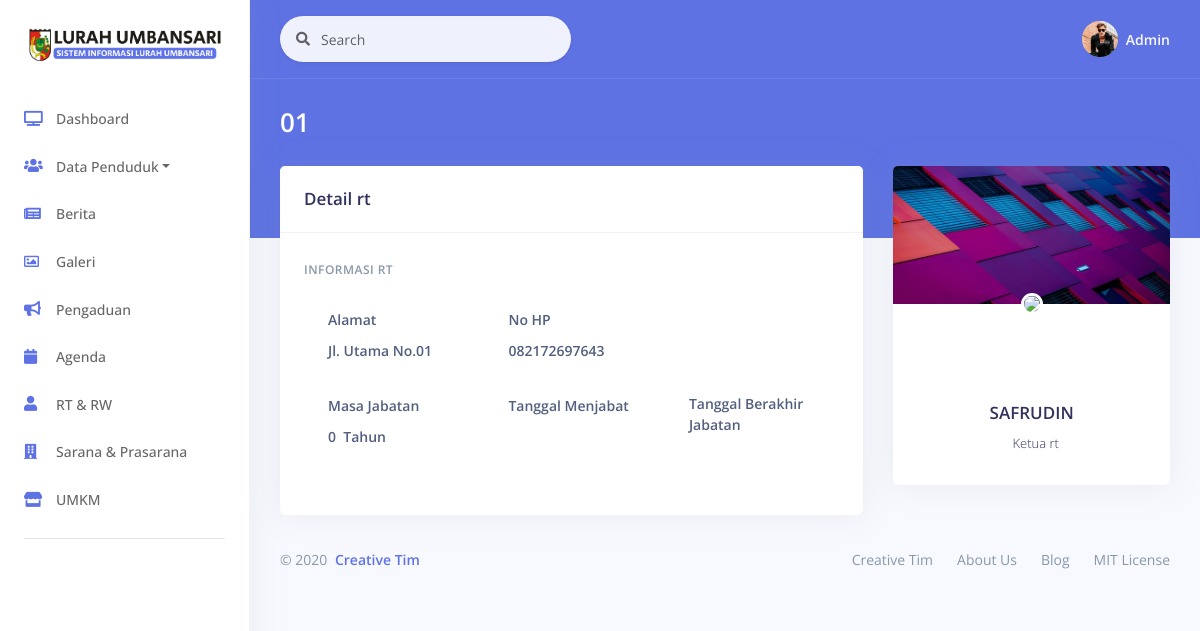
Screenshot of /Rt/detail/1 with the database file from the repository.
### tables this page shows
CREATE TABLE `rt` (
  `rt_id` int(5) NOT NULL,
  `rw_id` int(5) NOT NULL,
  `rt_nama` varchar(50) DEFAULT NULL,
  `no_rt` varchar(50) DEFAULT NULL,
  `alamat` varchar(50) DEFAULT NULL,
  `no_tlp` varchar(50) DEFAULT NULL,
  `rt_foto` varchar(50) DEFAULT 'default.png',
  `tgl_jabat` date DEFAULT NULL,
  `tgl_akhir` date DEFAULT NULL,
  `status` varchar(50) DEFAULT '1'
);

### application/controllers/Rt.php (called while the page is built, shortened)
<?php
class Rt extends CI_Controller
{
    public function __construct()
    {
        $this->load->model('Rt_model');
        $this->load->model('Rw_model');
        $this->load->model('Rt_histori_model');
        $this->load->model('User_model');
    }
    public function detail($rt_id)
    {
        $data['judul'] = "Detail RT";
        $data['rt'] = $this->Rt_model->getById($rt_id);
        $data['rw'] = $this->Rw_model->get();
        $this->load->view("layout/header", $data);
        $this->load->view("data_rtrw/vw_detail_rt", $data);
        $this->load->view("layout/footer", $data);
    }
}

### index.php (called while the page is built, shortened)
<?php
require_once BASEPATH.'core/CodeIgniter.php';

### application/models/Rt_model.php (called while the page is built, shortened)
<?php
class Rt_model extends CI_Model
{
    public function getById($rt_id){
        $this->db->select('rt.*');
        $this->db->from('rt');
        $this->db->where('rt.rt_id', $rt_id);
        $query = $this->db->get();
        return $query->row_array();
    }
}

### application/views/data_rtrw/vw_detail_rt.php (the view, shortened to what this page needs)
<div class="header bg-primary pb-6">
    <div class="container-fluid">
        <div class="header-body">
            <div class="row align-items-center py-4">
                <div class="col-lg-6 col-7">
                    <h3 class="h1 text-white d-inline-block mb-0"><?= $rt['no_rt'] ?></h3>
                </div>
            </div>
        </div>
    </div>
</div>
<div class="container-fluid mt--6">
    <div class="row">
        <div class="col-xl-4 order-xl-2">
            <div class="card card-profile">
                <img src="<?= base_url(); ?>assets/img/theme/img-1-1000x600.jpg" alt="Image placeholder" class="card-img-top">
                <div class="row justify-content-center">
                    <div class="col-lg-3 order-lg-2">
                        <div class="card-profile-image">
                            <a href="#">
                                <img src="<?= base_url('assets/img/rt/') . $rt['rt_foto']; ?>" class="rounded-circle">
                            </a>
                        </div>
                    </div>
                </div>
                <div class="card-body pt-7">
                    <div class="text-center">
                        <h5 class="h3">
                            <?= $rt['rt_nama'] ?>
                        </h5>
                        <div class="h5 font-weight-300">
                            <i class="ni location_pin mr-2"></i>Ketua rt
                        </div>
                    </div>
                </div>
            </div>
        </div>
        <div class="col-xl-8 order-xl-1">
            <div class="card">
                <div class="card-header">
                    <div class="row align-items-center">
                        <div class="col-8">
                            <h3 class="mb-0">Detail rt </h3>
                        </div>
                    </div>
                </div>
                <div class="card-body">
                    <form>
                        <h6 class="heading-small text-muted mb-4">Informasi rt</h6>
                        <div class="pl-lg-4">
                            <div class="row">
                                <div class="col-4">
                                    <div class="form-group">
                                        <label class="form-control-label" for="input-username">Alamat</label><br>
                                        <label class="form-control-label" for="input-username"><?= $rt['alamat'] ?></label>
                                    </div>
                                </div>
                                <div class="col-4">
                                    <div class="form-group">
                                        <label class="form-control-label" for="input-username">No HP</label><br>
                                        <label class="form-control-label" for="input-username"><?= $rt['no_tlp'] ?></label>
                                    </div>
                                </div>
                            </div>
                            <div class="row">
                                <div class="col-lg-4">
                                    <div class="form-group">
                                        <label class="form-control-label" for="input-username">Masa Jabatan</label><br>
                                        <label class="form-control-label" for="input-username">
                                        <?php
                                            $thn = date_format(date_create($rt['tgl_jabat']), "Y");
                                            $thnAkhir = date_format(date_create($rt['tgl_akhir']), "Y");
                                            $jabatan = $thnAkhir - $thn;
                                            echo $jabatan;
                                            ?>
                                            &nbsp;Tahun
                                        </label>
                                    </div>
                                </div>
                                <div class="col-lg-4">
                                    <div class="form-group">
                                        <label class="form-control-label" for="input-username">Tanggal Menjabat</label><br>
                                    </div>
                                </div>
                                <div class="col-lg-4">
                                    <div class="form-group">
                                        <label class="form-control-label" for="input-username">Tanggal Berakhir Jabatan</label><br>
                                    </div>
                                </div>
                            </div>
                        </div>
                    </form>
                </div>
            </div>
        </div>
    </div>

### rows the page displays
rt: no_rt "01", rt_nama "SAFRUDIN", alamat "Jl. Utama No.01", no_tlp "082172697643", jabatan "0"
